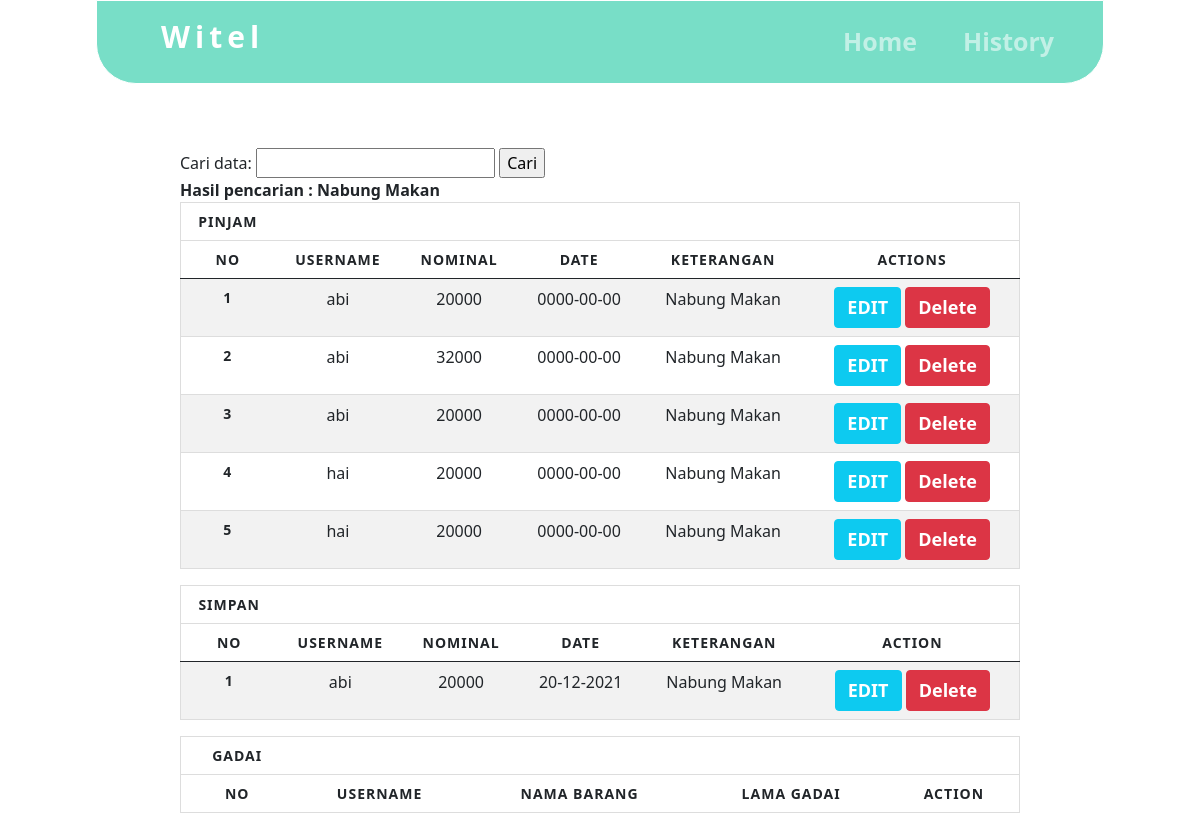
/search.php?cari=Nabung Makan, run on the app's committed database.
### tables this page shows
CREATE TABLE `pinjam` (
  `id_pinjam` int(20) NOT NULL,
  `username` varchar(20) NOT NULL,
  `nominal` int(20) NOT NULL,
  `date` date NOT NULL,
  `keterangan` text NOT NULL,
  `cicil` int(20) NOT NULL
);

CREATE TABLE `simpan` (
  `id_simpan` int(20) NOT NULL,
  `username` varchar(20) NOT NULL,
  `nominal` varchar(20) NOT NULL,
  `date` varchar(20) NOT NULL,
  `keterangan` text NOT NULL,
  `cicil` int(20) NOT NULL
);

### search.php (the view, shortened to what this page needs)
<?php
$sessionuser = $_SESSION['username'];
?>
<!DOCTYPE html>
<html>
<head>
    <link href="https://cdn.jsdelivr.net/npm/bootstrap@5.0.2/dist/css/bootstrap.min.css" rel="stylesheet">
</head>
<body>
    <nav id="web-navbar" style="color: #0F044C;" class="cont-nav navbar navbar-expand-lg navbar-dark  py-2">
        <a class="navbar-brand witel" href="index.php">Witel</a>
        <div class="collapse navbar-collapse" id="navbarSupportedContent">
            <ul class="navbar-nav ml-auto container-textt">
                <li class="nav-item active">
                    <a class="textt nav-link" href="index.php">Home</a>
                </li>
                <li class="nav-item">
                    <a class=" textt nav-link" onclick="return invalid(this)" href="history.php?user=<?php echo $sessionuser ?>">History</a>
                </li>
                <li class="nav-item">
                    <a href="#">
                        <p class=" textt nav-link"><?php echo $sessionuser ?></p>
                    </a>
                </li>
            </ul>
        </div>
    </nav>
    <div class="container-his">
        <form action="search.php" method="get">
            <label>Cari data:</label>
            <input type="text" name="cari">
            <input type="submit" value="Cari">
        </form>
        <?php
        if (isset($_GET['cari'])) {
            $cari = $_GET['cari'];
            echo "<b>Hasil pencarian : " . $cari . "</b>";
        }
        ?>
        <table class="table table-striped">
            <thead>
                <th>Pinjam</th>
                <tr>
                    <th scope="col">No</th>
                    <th scope="col">Username</th>
                    <th scope="col">Nominal</th>
                    <th scope="col">Date</th>
                    <th scope="col">Keterangan</th>
                    <th scope="col">Actions</th>
                </tr>
            </thead>
            <?php
            include 'config.php';
            $data = mysqli_query($connect, "SELECT * from pinjam where username like '$sessionuser'");
            if (isset($_GET['cari'])) {
                $cari = $_GET['cari'];
                $data = mysqli_query($connect, "SELECT * from pinjam where keterangan like '%" . $cari . "%'");
            } else {
                $data = mysqli_query($connect, "SELECT * from pinjam where username like '$sessionuser'");
            }
            $no = 1;
            while ($d = mysqli_fetch_array($data)) {
            ?>
                <tr>
                    <th scope="row"><?php echo $no++; ?></th>
                    <td><?php echo $d['username']; ?>
                    <td><?php echo $d['nominal']; ?></td>
                    <td><?php echo $d['date']; ?></td>
                    <td><?php echo $d['keterangan']; ?></td>
                    <td>
                        <button type="button" class="btn btn-info"><a href="pinjam/edit-pinjam.php?id=<?php echo $d['id_pinjam']; ?>">EDIT</a></button>
                        <button type="button" class="btn btn-danger"><a href="proses.php?action=deletepinjam&id=<?php echo $d['id_pinjam']; ?>" onclick="alert('Berhasil Menghapus Data')">Delete</a></button>
                    </td>
                </tr>
            <?php
            }
            ?>
        </table>
        <table class="table table-striped">
            <thead>
                <th>Simpan</th>
                <tr>
                    <th scope="col">No</th>
                    <th scope="col">Username</th>
                    <th scope="col">Nominal</th>
                    <th scope="col">Date</th>
                    <th scope="col">Keterangan</th>
                    <th scope="col">Action</th>
                </tr>
            </thead>
            <?php
            include 'config.php';
            $data = mysqli_query($connect, "SELECT * from simpan where username like '$sessionuser'");
            if (isset($_GET['cari'])) {
                $cari = $_GET['cari'];
                $data = mysqli_query($connect, "SELECT * from simpan where keterangan like '%" . $cari . "%'");
            } else {
                $data = mysqli_query($connect, "SELECT * from simpan where username like '$sessionuser'");
            }
            $no = 1;
            while ($d = mysqli_fetch_array($data)) {
            ?>
                <tr>
                    <th scope="row"><?php echo $no++; ?></th>
                    <td><?php echo $d['username']; ?></td>
                    <td><?php echo $d['nominal']; ?></td>
                    <td><?php echo $d['date']; ?></td>
                    <td><?php echo $d['keterangan']; ?></td>
                    <td>
                        <button type="button" class="btn btn-info"><a href="simpan/edit-simpan.php?id=<?php echo $d['id_simpan']; ?>">EDIT</a></button>
                        <button type="button" class="btn btn-danger"><a href="proses.php?action=deletesimpan&id=<?php echo $d['id_simpan']; ?>" onclick="alert('Berhasil Menghapus Data')">Delete</a></button>
                    </td>
                </tr>
            <?php
            }
            ?>
        </table>
        <table class="table table-striped">
            <thead>
                <th class="table-head">Gadai</th>
                <tr>
                    <th scope="col">No</th>
                    <th scope="col">Username</th>
                    <th scope="col">Nama Barang</th>
                    <th scope="col">Lama Gadai</th>
                    <th scope="col">Action</th>
                </tr>
            </thead>
        </table>
    </div>
</body>
</html>

### search.php (style rules this page uses)
body { background-color: #ffff; }
.cont-nav { border: 1px solid white; margin-right: 10vw; margin-left: 10vw; background: #78DEC7; }
.textt { font-size: 24px; font-weight: 600; word-spacing: 20px; margin: 0px 15px 0px 15px; }
.cont-nav { margin-right: 8vw; margin-left: 8vw; background: #78DEC7; border-bottom-right-radius: 40px; border-bottom-left-radius: 40px; }
a, a .nav-link { text-decoration: none !important; }
.witel { letter-spacing: 5px; font-size: 30px; padding-left: 4rem; padding-bottom: 1rem; }
@media only screen and (max-width: 1460px) { * { transition: .6s; } }
@media only screen and (max-width: 1460px) { .textt { position: relative; left: -13%; } }
@media only screen and (max-width: 1260px) { .textt { position: relative; left: 27%; } }
.textt { box-sizing: border-box; padding: 10px; text-align: justify; font-size: 25PX; position: relative; left: 45vw; }
.container-his { box-sizing: border-box; width: 70%; position: relative; left: 15%; margin-top: 4rem; height: auto; }
a { text-decoration: none; color: #ffff; font-size: 18px; font-weight: 600; }
table { border: 1px solid #ccc; border-collapse: collapse; margin: 0; padding: 0; width: 100%; }
table tr { border: 1px solid #ddd; padding: 5px; }
table th, table td { padding: 10px; text-align: center; }
table th { font-size: 14px; letter-spacing: 1px; text-transform: uppercase; }

### data on the page
pinjam: username "abi", nominal "20000", date "0000-00-00", keterangan "Nabung Makan"
pinjam: username "abi", nominal "32000", date "0000-00-00", keterangan "Nabung Makan"
pinjam: username "abi", nominal "20000", date "0000-00-00", keterangan "Nabung Makan"
pinjam: username "hai", nominal "20000", date "0000-00-00", keterangan "Nabung Makan"
pinjam: username "hai", nominal "20000", date "0000-00-00", keterangan "Nabung Makan"
simpan: username "abi", nominal "20000", date "20-12-2021", keterangan "Nabung Makan"

### other printed values
$cari "Nabung Makan"
